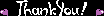

This game map was drawn from its Tiled (.tmx) file and the tilesets committed beside it. A one-line description and the full map source follow:
An orthogonal 13x2 tile map with 8x8 px tiles, 1 tile layer (namtbl).

<map version="1.5" tiledversion="1.5.0" orientation="orthogonal" renderorder="right-down" width="13" height="2" tilewidth="8" tileheight="8" infinite="0" nextlayerid="2" nextobjectid="1">
 <tileset firstgid="1" name="charset" tilewidth="8" tileheight="8" tilecount="256" columns="16">
  <image source="charset@6000.en.namtbl.png" width="128" height="128" />
 </tileset>
 <layer id="1" name="namtbl" width="13" height="2">
  <data encoding="csv">
129,129,61,62,129,129,63,64,129,129,65,129,129,
119,129,120,145,146,149,150,216,217,218,221,129,222
</data>
 </layer>
</map>
